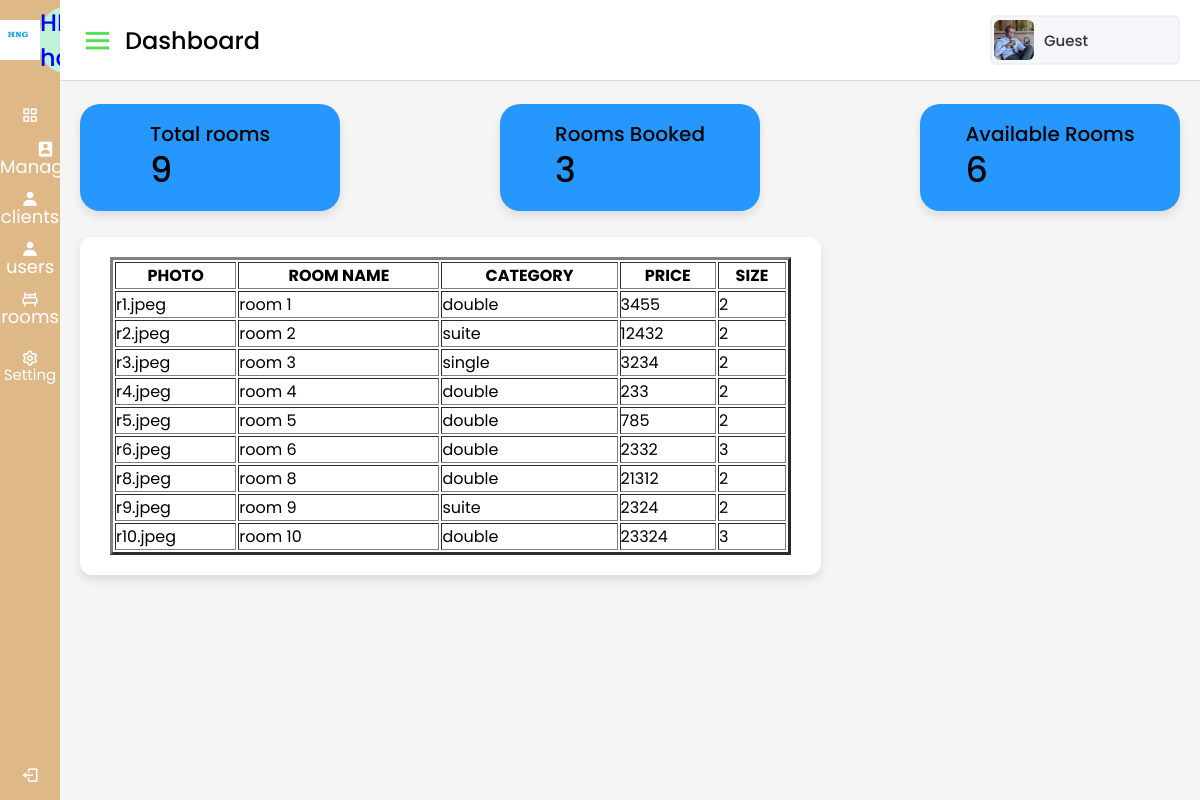
/allroom.php, run on the app's committed database.
### tables this page shows
CREATE TABLE `rooms` (
  `roomid` int(11) NOT NULL,
  `photo` varchar(255) NOT NULL,
  `name` varchar(255) NOT NULL,
  `category` varchar(50) NOT NULL,
  `price` float NOT NULL,
  `beds` int(11) NOT NULL
);

### allroom.php (the view, shortened to what this page needs)
<html lang="en" dir="ltr">
  <head>
    <link rel="stylesheet" href="admin.css">
    <link href='https://unpkg.com/boxicons@2.0.7/css/boxicons.min.css' rel='stylesheet'>
   </head>
   <body>
    <div class="sidebar">
      <div class="logo-details">
      <img src="hng.jpg" height="40px" width="40px" border-radius="100%";>
        <span class="logo_name">HIRWA hotel</span>
      </div>
        <ul class="nav-links">
          <li>
            <a href="DASHBOARDadmin.php" >
              <i class='bx bx-grid-alt' ></i>
              <span class="links_name">Dashboard</span>
            </a>
          </li>
          <li>
            <i class='bx bxs-user-rectangle' >
              <div class="dropdown">    <span class="links_name">Managers</span>
              </div></i>
          </li>
          <li>
              <i class='bx bxs-user'>
              <div class="dropdown">  <span class="links_name">clients</span>
              </div></i>
          </li>
          <li>
              <i class='bx bxs-user'>
              <div class="dropdown">  <span class="links_name">users</span>
              </div></i>
          </li>
          <li>
             <i style="margin-right: 30px;" class='bx bx-bed'>
             <div class="dropdown"> <span class="links_name">rooms</span>
                    </div></i>
          </li><LI>
         <a href="#">
              <i class='bx bx-cog' >
              <span class="links_name">Setting</span></i>
            </a>
          </li>
          <li class="log_out">
            <a href="logout.php">
              <i class='bx bx-log-out'></i>
              <span class="links_name">Log out</span>
            </a>
          </li>
        </ul>
    </div>
    <section class="home-section">
    <nav>
      <div class="sidebar-button">
        <i class='bx bx-menu sidebarBtn'></i>
        <span class="dashboard">Dashboard</span>
      </div>
        <div class="profile-details">
            <img src="profile.jpg" alt="">
            <span class="admin_name"><?php echo isset($adminFirstName) ? $adminFirstName : 'Guest'; ?></span>
        </div>
    </nav>
    <?php
$servername = "localhost";
$username = "root";
$password = "";
$dbname = "hotel";
$conn = new mysqli($servername, $username, $password, $dbname);
$sqlCount = "SELECT COUNT(*) AS total_rooms FROM rooms";
$resultCount = $conn->query($sqlCount);
if ($resultCount->num_rows > 0) {
    $rowCount = $resultCount->fetch_assoc();
    $totalRooms = $rowCount['total_rooms'];
} else {
    $totalRooms = 0;
}
?>
<div class="home-content">
<div class="overview-boxes">
    <div class="box">
        <div class="right-side">
            <div class="box-topic">Total rooms</div>
            <div class="number"><?php echo $totalRooms; ?></div>
        </div>
    </div>
    <?php
$servername = "localhost";
$username = "root";
$password = "";
$dbname = "hotel";
$conn = new mysqli($servername, $username, $password, $dbname);
$sqlCountBookedRooms = "SELECT COUNT(DISTINCT clients.room_name) AS booked_rooms
                        FROM clients
                        INNER JOIN rooms ON clients.room_name = rooms.name";
$resultCountBookedRooms = $conn->query($sqlCountBookedRooms);
if ($resultCountBookedRooms->num_rows > 0) {
    $rowBookedRooms = $resultCountBookedRooms->fetch_assoc();
    $bookedRoomsCount = $rowBookedRooms['booked_rooms'];
} else {
    $bookedRoomsCount = 0;
}
?>
<div class="box">
    <div class="right-side">
        <div class="box-topic">Rooms Booked</div>
        <div class="number"><?php echo $bookedRoomsCount; ?></div>
    </div>
</div>
<?php
$servername = "localhost";
$username = "root";
$password = "";
$dbname = "hotel";
$conn = new mysqli($servername, $username, $password, $dbname);
$sqlCountAvailableRooms = "SELECT COUNT(rooms.name) AS available_rooms
                           FROM rooms
                           LEFT JOIN clients ON rooms.name = clients.room_name
                           WHERE clients.room_name IS NULL";
$resultCountAvailableRooms = $conn->query($sqlCountAvailableRooms);
if ($resultCountAvailableRooms->num_rows > 0) {
    $rowAvailableRooms = $resultCountAvailableRooms->fetch_assoc();
    $availableRoomsCount = $rowAvailableRooms['available_rooms'];
} else {
    $availableRoomsCount = 0;
}
?>
<div class="box">
    <div class="right-side">
        <div class="box-topic">Available Rooms</div>
        <div class="number"><?php echo $availableRoomsCount; ?></div>
    </div>
</div>
</div>
        <div class="sales-boxes">
          <div class="recent-sales box">
 <?php
$servername = "localhost";
$username = "root";
$password = "";
$dbname = "hotel";
$conn = new mysqli($servername, $username, $password, $dbname);
$sql = "SELECT * FROM rooms";
$result = $conn->query($sql);
if ($result->num_rows > 0) {
  echo "<table border=3 width=100% >
  <tr><th>PHOTO</TH>
      <th>ROOM NAME</th>
      <th>CATEGORY</th>
      <th>PRICE</th>
      <th>SIZE</th>
  </tr>";
while ($row = $result->fetch_assoc()) {
echo "<tr>
        <td>".$row['photo']."</td>
      <td>".$row['name']."</td>
      <td>".$row['category']."</td>
      <td>".$row['price']."</td>
      <td>".$row['beds']."</td>
  </tr>";
}
echo "</table>";
} else {
    echo "No registered rooms found.";
}
?>
</div>
      </div>
    </div>
  </section>
</body>
</html>

### admin.css (style rules this page uses)
* { margin: 0; padding: 0; box-sizing: border-box; font-family: 'Poppins', sans-serif; }
.sidebar { position: fixed; height: 100%; width: 240px; background: burlywood;; transition: all 0.5s ease; }
.sidebar .logo-details { height: 80px; display: flex; align-items: center; }
.sidebar .logo-details .logo_name { color: blue; font-size: 24px; font-weight: 500; background-color: #C0F2D8; border-radius: 40%; }
.sidebar .nav-links { margin-top: 10px; }
.sidebar .nav-links li { position: relative; list-style: none; height: 50px; }
.sidebar .nav-links li a { height: 100%; width: 100%; display: flex; align-items: center; text-decoration: none; transition: all 0.4s ease; }
.sidebar .nav-links li i { min-width: 60px; text-align: center; font-size: 18px; color: #fff; }
.sidebar .nav-links li a .links_name { color: #fff; font-size: 15px; font-weight: 400; white-space: nowrap; }
.sidebar .nav-links .log_out { position: absolute; bottom: 0; width: 100%; }
.home-section { position: relative; background: #f5f5f5; min-height: 100vh; width: calc(100% - 240px); left: 240px; transition: all 0.5s ease; }
.home-section nav { display: flex; justify-content: space-between; height: 80px; background: #fff; display: flex; align-items: center; position: fixed; width: calc(100% - 240px); left: 240px; z-index: 100; padding: 0 20px; box-shadow: 0 1px 1px rgba(0, 0, 0, 0.1); transition: all 0.5s ease; }
.home-section nav .sidebar-button { display: flex; align-items: center; font-size: 24px; font-weight: 500; }
nav .sidebar-button i { font-size: 35px; color:#52e052; margin-right: 10px; }
.home-section nav .profile-details { display: flex; align-items: center; background: #F5F6FA; border: 2px solid #EFEEF1; border-radius: 6px; height: 50px; min-width: 190px; padding: 0 15px 0 2px; }
nav .profile-details img { height: 40px; width: 40px; border-radius: 6px; object-fit: cover; }
nav .profile-details .admin_name { font-size: 15px; font-weight: 500; color: #333; margin: 0 10px; white-space: nowrap; }
.home-section .home-content { position: relative; padding-top: 104px; }
.home-content .overview-boxes { display: flex; align-items: center; justify-content: space-between; flex-wrap: wrap; padding: 0 20px; margin-bottom: 26px; }
.overview-boxes .box { display: flex; align-items: center; justify-content: center; width: calc(100% / 4 - 15px); background: #2697FF; padding: 15px 14px; border-radius: 20px; box-shadow: 0 5px 10px rgba(0,0,0,0.1); }
.overview-boxes .box-topic { font-size: 20px; font-weight: 500; }
.home-content .box .number { display: inline-block; font-size: 35px; margin-top: -6px; font-weight: 500; }
.home-content .sales-boxes { display: flex; justify-content: space-between; display:flex; flex-wrap:wrap; }
.home-content .sales-boxes .recent-sales { width: 65%; background: #fff; padding: 20px 30px; margin: 0 20px; border-radius: 12px; box-shadow: 0 5px 10px rgba(0, 0, 0, 0.1); display:flex; flex-wrap:wrap; }
@media (max-width: 1240px) { .sidebar { width: 60px; } }
@media (max-width: 1240px) { .home-section { width: calc(100% - 60px); left: 60px; } }
@media (max-width: 1240px) { .home-section nav { width: calc(100% - 60px); left: 60px; } }

### allroom.php (style rules this page uses)
.dropdown { position: relative; display: inline-block; }

### data on the page
rooms: photo "r1.jpeg", name "room 1", category "double", price "3455", beds "2"
rooms: photo "r2.jpeg", name "room 2", category "suite", price "12432", beds "2"
rooms: photo "r3.jpeg", name "room 3", category "single", price "3234", beds "2"
rooms: photo "r4.jpeg", name "room 4", category "double", price "233", beds "2"
rooms: photo "r5.jpeg", name "room 5", category "double", price "785", beds "2"
rooms: photo "r6.jpeg", name "room 6", category "double", price "2332", beds "3"
rooms: photo "r8.jpeg", name "room 8", category "double", price "21312", beds "2"
rooms: photo "r9.jpeg", name "room 9", category "suite", price "2324", beds "2"
rooms: photo "r10.jpeg", name "room 10", category "double", price "23324", beds "3"

### other printed values
$totalRooms "9"
$bookedRoomsCount "3"
$availableRoomsCount "6"
